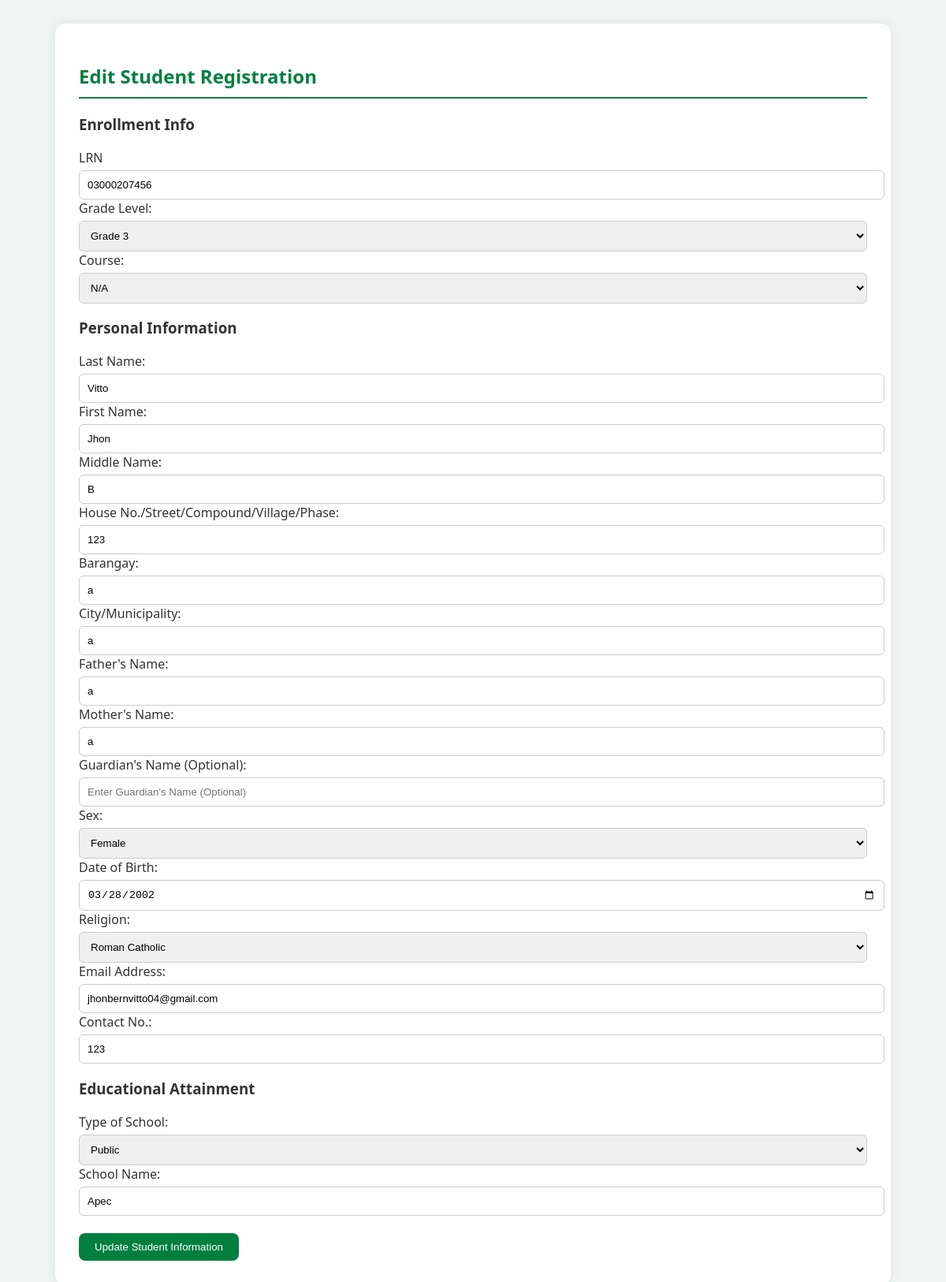
Page /Registrar/edit_student.php?id=45 on the earlier database version.
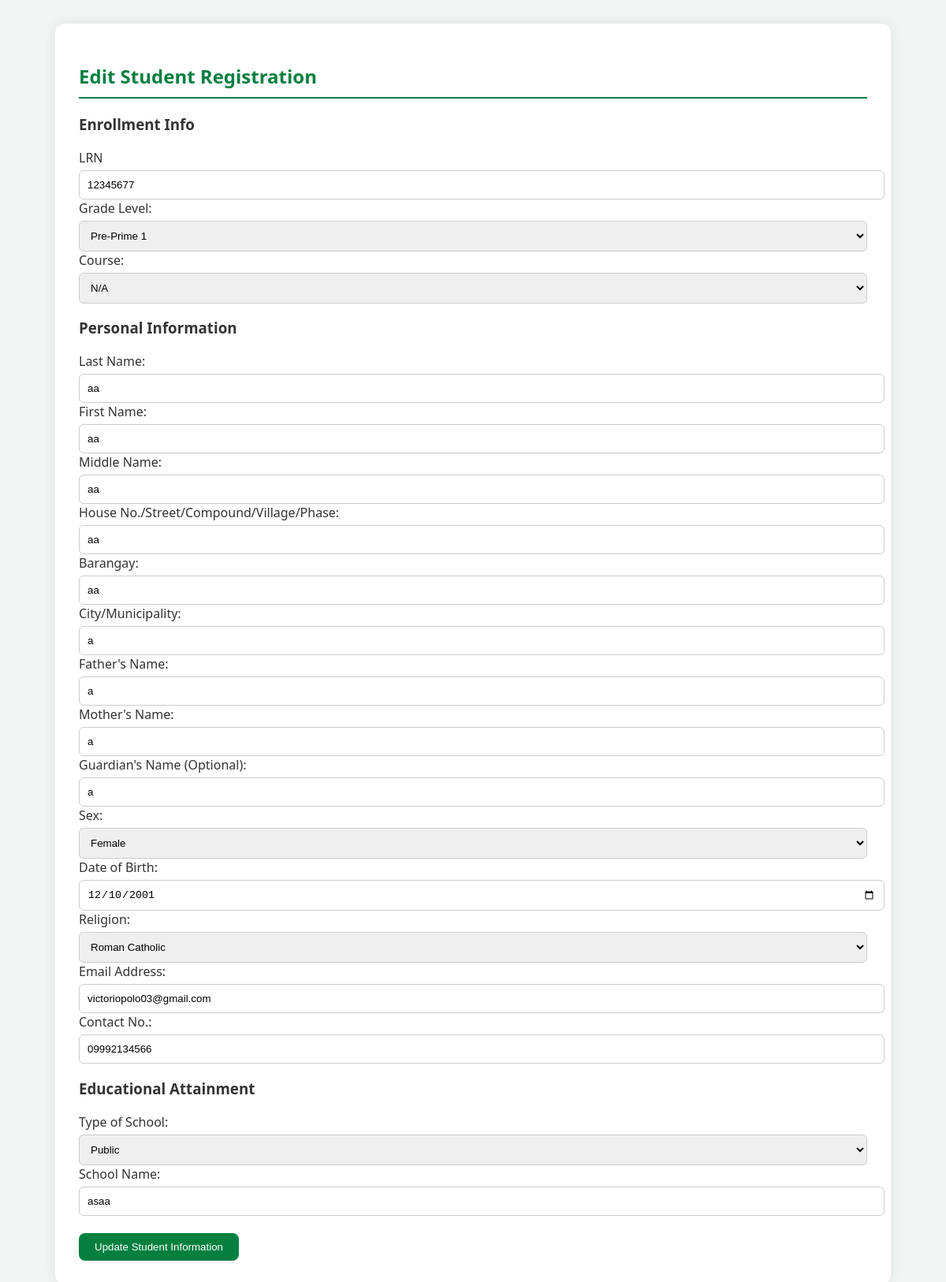
Same page on the later database version.
### tables this page shows
CREATE TABLE `students_registration` (
  `id` int(11) NOT NULL,
  `year` varchar(50) NOT NULL,
  `course` varchar(50) DEFAULT NULL,
  `lrn` varchar(50) NOT NULL,
  `lastname` varchar(100) NOT NULL,
  `firstname` varchar(100) NOT NULL,
  `middlename` varchar(100) NOT NULL,
  `specaddress` varchar(255) NOT NULL,
  `brgy` varchar(100) NOT NULL,
  `city` varchar(100) NOT NULL,
  `mother` varchar(100) NOT NULL,
  `father` varchar(100) NOT NULL,
  `gname` varchar(100) DEFAULT NULL,
  `sex` varchar(10) NOT NULL,
  `dob` date NOT NULL,
  `religion` varchar(50) NOT NULL,
  `emailaddress` varchar(100) NOT NULL,
  `contactno` varchar(20) NOT NULL,
  `schooltype` varchar(50) NOT NULL,
  `sname` varchar(255) DEFAULT NULL,
  `created_at` timestamp NOT NULL DEFAULT current_timestamp(),
  `enrollment_status` enum('waiting','enrolled') DEFAULT 'waiting',
  `student_type` varchar(10) DEFAULT NULL
);

### Registrar/edit_student.php (the view, shortened to what this page needs)
<?php
include __DIR__ . '/../db_connection.php';
if (isset($_GET['id'])) {
    $id = intval($_GET['id']);
    $query = "SELECT * FROM students_registration WHERE id = $id";
    $result = mysqli_query($conn, $query);
    $student = mysqli_fetch_assoc($result);
}
?>
<!DOCTYPE html>
<html>
<head>
</head>
<body>
<div class="container">
    <h2>Edit Student Registration</h2>
    <form method="post" action="">
        <h3>Enrollment Info</h3>
        <label>LRN</label>
        <input type="text" name="Lrn" value="<?= htmlspecialchars($student['lrn']) ?>" placeholder="Enter Student No" required>
        <label>Grade Level:</label>
            <select name="year" required>
                <?php
                $grades = [
                    'Pre-Prime 1',
                    'Pre-Prime 2',
                    'Kindergarten',
                    'Grade 1',
                    'Grade 2',
                    'Grade 3',
                    'Grade 4',
                    'Grade 5',
                    'Grade 6',
                    'Grade 7',
                    'Grade 8',
                    'Grade 9',
                    'Grade 10',
                    'Grade 11',
                    'Grade 12'
                ];
                $currentYear = $student['year'];
                foreach ($grades as $label) {
                    $selected = $currentYear === $label ? 'selected' : '';
                    echo "<option value='$label' $selected>$label</option>";
                }
                ?>
            </select>
        <label>Course:</label>
        <select name="course" required>
            <?php
            $courses = ['N/A', 'ABM', 'HUMSS', 'GAS', 'TVL - ICT', 'TVL - HE'];
            foreach ($courses as $c) {
                $selected = $student['course'] == $c ? 'selected' : '';
                echo "<option value='$c' $selected>$c</option>";
            }
            ?>
        </select>
        <h3>Personal Information</h3>
        <label>Last Name:</label>
        <input type="text" name="lastname" value="<?= htmlspecialchars($student['lastname']) ?>" placeholder="Enter Last Name" required>
        <label>First Name:</label>
        <input type="text" name="firstname" value="<?= htmlspecialchars($student['firstname']) ?>" placeholder="Enter First Name" required>
        <label>Middle Name:</label>
        <input type="text" name="middlename" value="<?= htmlspecialchars($student['middlename']) ?>" placeholder="Enter Middle Name">
        <label>House No./Street/Compound/Village/Phase:</label>
        <input type="text" name="specaddress" value="<?= htmlspecialchars($student['specaddress']) ?>" placeholder="Enter House Address" required>
        <label>Barangay:</label>
        <input type="text" name="brgy" value="<?= htmlspecialchars($student['brgy']) ?>" placeholder="Enter Barangay" required>
        <label>City/Municipality:</label>
        <input type="text" name="city" value="<?= htmlspecialchars($student['city']) ?>" placeholder="Enter City/Municipality" required>
        <label>Father's Name:</label>
        <input type="text" name="father" value="<?= htmlspecialchars($student['father']) ?>" placeholder="Enter Father's Name" required>
        <label>Mother's Name:</label>
        <input type="text" name="mother" value="<?= htmlspecialchars($student['mother']) ?>" placeholder="Enter Mother's Name" required>
        <label>Guardian's Name (Optional):</label>
        <input type="text" name="gname" value="<?= htmlspecialchars($student['gname']) ?>" placeholder="Enter Guardian's Name (Optional)">
        <label>Sex:</label>
        <select name="sex" required>
            <option value="Female" <?= $student['sex'] == 'Female' ? 'selected' : ''; ?>>Female</option>
        </select>
        <label>Date of Birth:</label>
        <input type="date" name="dob" value="<?= htmlspecialchars($student['dob']) ?>" required>
        <label>Religion:</label>
        <select name="religion" required>
            <option value="Roman Catholic" <?= $student['religion'] == 'Roman Catholic' ? 'selected' : ''; ?>>Roman Catholic</option>
        </select>
        <label>Email Address:</label>
        <input type="email" name="emailaddress" value="<?= htmlspecialchars($student['emailaddress']) ?>" placeholder="Enter Email Address" required>
        <label>Contact No.:</label>
        <input type="tel" name="contactno" value="<?= htmlspecialchars($student['contactno']) ?>" placeholder="Enter Contact No." required>
        <h3>Educational Attainment</h3>
        <label>Type of School:</label>
        <select name="schooltype" required>
            <option value="Public" <?= $student['schooltype'] == 'Public' ? 'selected' : ''; ?>>Public</option>
        </select>
        <label>School Name:</label>
        <input type="text" name="sname" value="<?= htmlspecialchars($student['sname']) ?>" placeholder="Enter Last School Attended" required>
        <br><br>
        <input type="submit" value="Update Student Information">
    </form>
</div>
</body>
</html>

Differences in the rows shown:
changed students_registration "Female": Lrn "03000207456" → "12345677"; lastname "Vitto" → "aa"; firstname "Jhon" → "aa"; middlename "B" → "aa"; specaddress "123" → "aa"; brgy "a" → "aa"; gname (not shown) → "a"; dob "03/28/2002" → "12/10/2001"; emailaddress "jhonbernvitto04@gmail.com" → "victoriopolo03@gmail.com"; contactno "123" → "09992134566"; sname "Apec" → "asaa"
Other differences:
form field year: "Grade 3" → "Pre-Prime 1"
